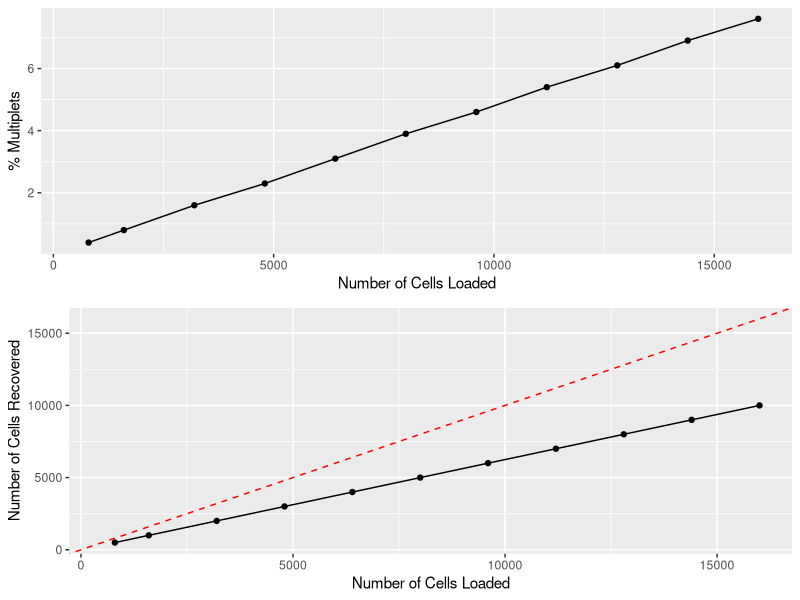

Reproduce this figure in R.
library(tidyverse)
library(gridExtra)

x = data.frame(mult = c(0.4, 0.8, 1.6, 2.3, 3.1, 3.9, 4.6, 5.4, 6.1, 6.9, 7.6),
               load = c(800, 1600, 3200, 4800, 6400, 8000, 9600, 11200, 12800, 14400, 16000),
               recov = c(500, 1:10 * 1000))


p1 = x %>%
      select(load, mult) %>%
      ggplot(aes(load, mult)) +
        geom_point() +
        geom_line() +
        labs('Number Cells Loaded vs. Multiplet Rate',
             x = 'Number of Cells Loaded',
             y = '% Multiplets') +
        lims(x = c(500, 16000))

p2 = x %>%
      select(load, recov) %>%
      ggplot(aes(load, recov)) +
        geom_point() +
        geom_abline(slope = 1, intercept = 0, color = 'red', linetype = 'dashed') +
        geom_line() +
        labs('Number Cells Loaded vs. Cells Recovery',
             x = 'Number of Cells Loaded',
             y = 'Number of Cells Recovered') +
        lims(x = c(500, 16000), y = c(500, 16000))



png('~/classes/JAX/scRNAseq/SingleCellRNAseq/fig/cell_loading.png',
    width = 600, height = 1200, res = 192)
print(grid.arrange(p1, p2, nrow = 2))
dev.off()

